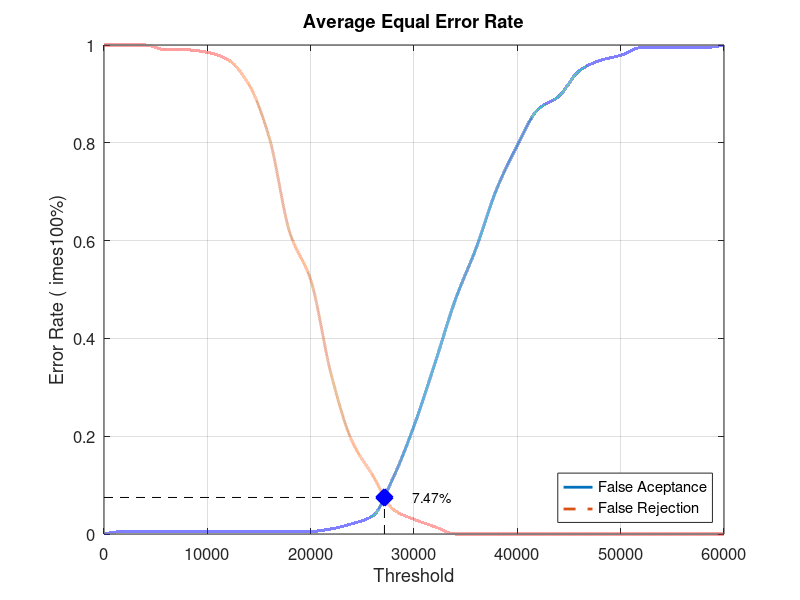
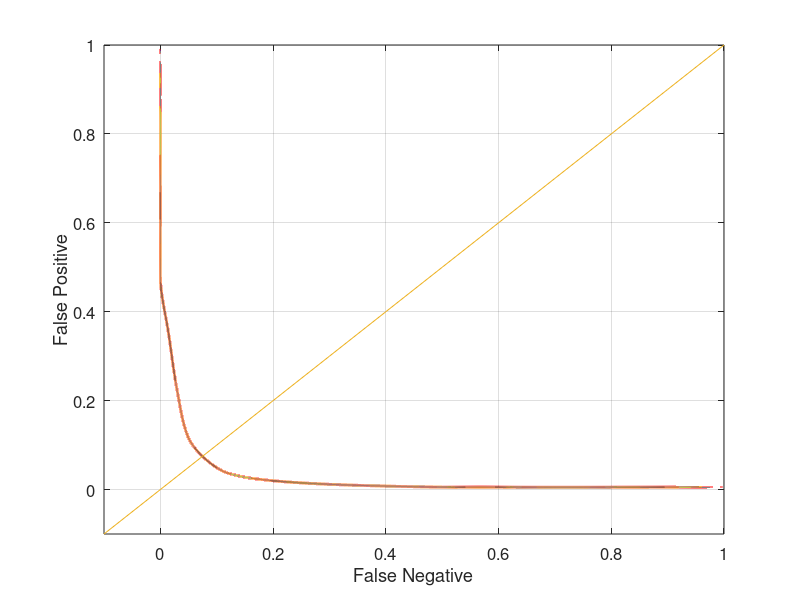

Write MATLAB code to recreate these figures, in order.
close all;
clear;
clc;
x = 0:2000:60000;
xq = 0:0.5:60000;

y0 = [0 0.00526316 0.00526316 0.00526316 0.00526316 0.00526316 0.00526316 0.00526316 0.00526316 0.00526316 0.00526316 0.0105263 0.0210526 0.0368421 0.115789 0.221053 0.347368 0.478947 0.584211 0.705263 0.794737 0.868421 0.894737 0.947368 0.968421 0.978947 0.994737 0.994737 0.994737 0.994737 1]
yy0 = interp1(x, y0, xq, 'pchip');
y1 = [1 1 1 0.99 0.99 0.985 0.97 0.92 0.81 0.615 0.52 0.325 0.19 0.12 0.05 0.03 0.015 0 0 0 0 0 0 0 0 0 0 0 0 0 0]
yy1 = interp1(x, y1, xq, 'pchip');

% Calculating EER: 
y2 = abs(y0 - y1);
find(y2 == min(y2))
yy2 = abs(yy0 - yy1);
xEER = find(yy2 == min(yy2));
xEERIndex = xq(xEER) % X-axis EER
yEER = yy0(xEER) % Y-axis EER

main = figure
plot(xq, yy0,'-','LineWidth', 2);	hold on
plot(xq, yy1,'--','LineWidth', 2);	hold on
plot([xEERIndex xEERIndex], [0 yEER], 'k--');	hold on
plot([0 xEERIndex], [yEER yEER], 'k--');	hold on
plot(xEERIndex, yEER, 'bx', 'LineWidth', 10);	hold on
text(xEERIndex + 10 * xEERIndex / 100, yEER, [num2str(round((10000 * yEER)) / 100) '%'])
legend('False Aceptance', 'False Rejection', 'Location', 'SouthEast')
xlabel('Threshold')
ylabel('Error Rate (	imes100%)')
title('Average Equal Error Rate')
set(gca, 'FontSize', 12)
axis([0 60000 0 1])
grid on

print(main, 'Database4_2Main', '-dpng');
FNRxFPR = figure('Color', [1 1 1]);
plot(yy1, yy0, '-', yy1, yy0, 'LineWidth', 2);
hold on
y = -0.1:0.1:1
plot(y, y); 
set(gca, 'FontSize', 12)
xlabel('False Negative')
ylabel('False Positive')
axis([-0.1 1 -0.1 1])
set(gca, 'FontSize', 12)
grid on

print(FNRxFPR, 'Database4_2FNRxFPR','-dpng');
